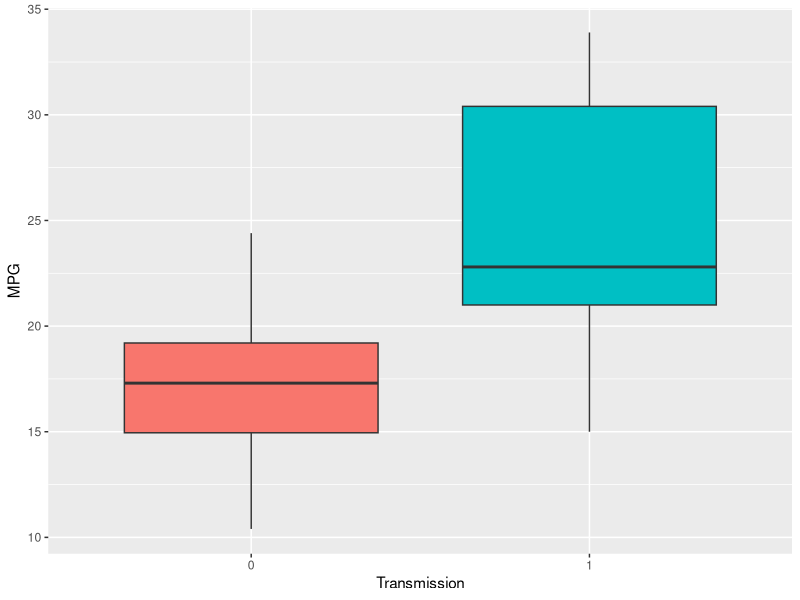
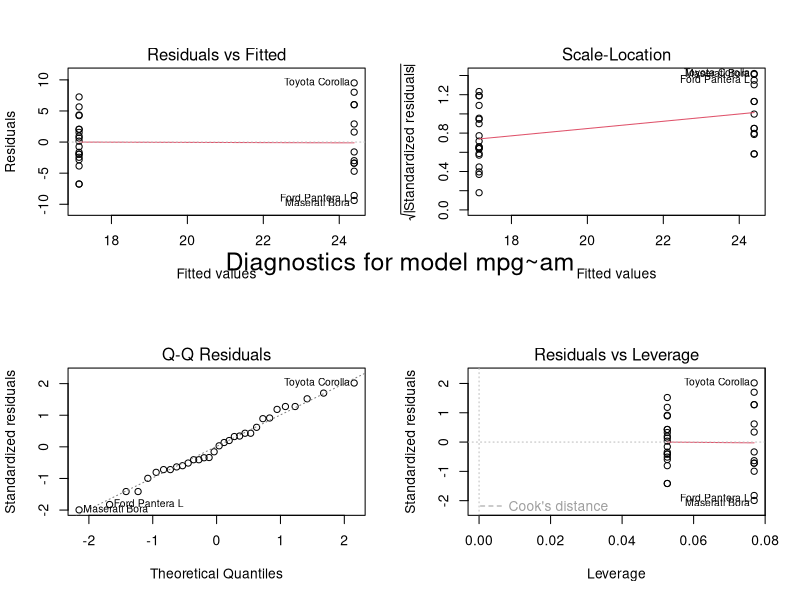

The R script that drew these images, in order:
## ---- chunk 1
knitr::opts_chunk$set(echo=F, fig.align="center")
library(ggplot2)
library(dplyr)
## ---- chunk 2
summary(cbind(mtcars[,-c(2,8:11)],
              cyl=as.factor(mtcars[,2]),
              vs=as.factor(mtcars[,8]),
              am=as.factor(mtcars[,9]),
              gear=as.factor(mtcars[,10]),
              carb=as.factor(mtcars[,11])))
## ---- chunk 3
ggplot(mtcars) + geom_boxplot(aes(x=factor(am), y=mpg, fill=factor(am))) +
  labs(x="Transmission", fill="am", y="MPG") + theme(legend.position="none")
## ---- chunk 4
t.test(mpg~am,data=mtcars)
## ---- chunk 5
par(mfcol=c(2,2))
mdl1<-lm(mpg~factor(am),mtcars)
plot(mdl1)
mtext("Diagnostics for model mpg~am", side=3, outer=T, line=-16.5,cex=1.5)
## ---- chunk 6
mdl2<-list()
for(i in c(2:8,10,11)){
  if(i %in% c(2,8,10,11))
    mdl2[[i]]<-lm(mpg~factor(am)+factor(mtcars[,i]),mtcars)
  else 
    mdl2[[i]]<-lm(mpg~factor(am)+mtcars[,i],mtcars)
}
